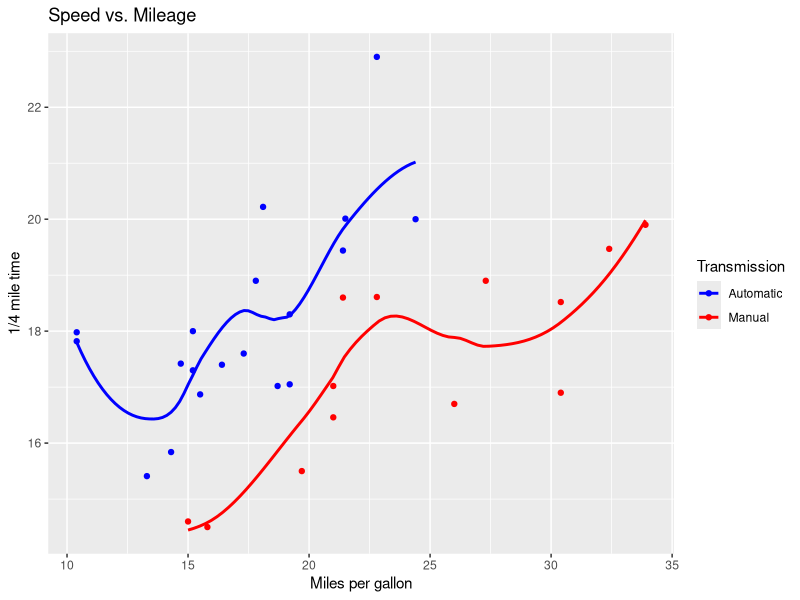

Recreate this plot in R.
## ---- chunk 1
knitr::opts_chunk$set(echo = TRUE)
## ---- chunk 2
library(ggplot2)
library(dplyr)
## ---- chunk 3
ggplot(mtcars, 
       aes(x=mpg, y=qsec,color=
             factor(am))) + geom_point() +
  geom_smooth(method="loess", se=FALSE) +
  xlab("Miles per gallon") + 
  ylab("1/4 mile time") +
  guides(color=guide_legend(title=
  "Transmission")) +
  scale_color_manual(labels =
  c("Automatic", "Manual"), values =
    c("blue", "red")) + 
  ggtitle("Speed vs. Mileage")
## ---- chunk 4
uvawins <- 19 

#a 
sqrt(uvawins)

#b
uvawins^3 

#c
log(uvawins)

#d
exp(uvawins)

#e
log10((4*(uvawins-5))/9)
## ---- chunk 5
temps <- c(45, 51, 52, 39, 40, 45, 38)

#a
temps[4]

#b
((temps - 32)*5)/9
## ---- chunk 6
days <- c("sunday", "monday", "tuesday", "wednesday", "thursday", "friday", "saturday")

days_temps <- data.frame(days, temps)

days_temps

## ---- chunk 7
##setwd("~/Desktop/PLAD-4500-PS1")
imdb <- read.csv("imdb.csv")
## ---- chunk 8
names(imdb)
## ---- chunk 9
summary(imdb$imdb_score)

## ---- chunk 10

str(imdb$movie_title)

## ---- chunk 11

 ### not sure how to reference a variable??
imdb <- as.character("movie_titles")
